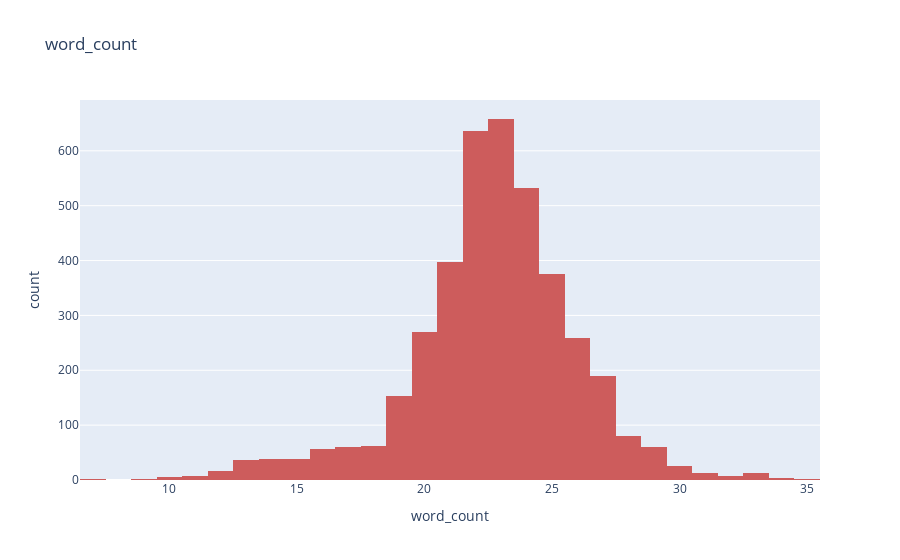

Write notebook code for a chart like this one.
### Code cell
px.histogram(data, x="word_count",title='word_count',color_discrete_sequence=['indianred'] )

### Figure 1 — Plotly figure (JSON) as saved in the notebook; plotly's stock layout.template omitted (floating-point values rounded to 4 significant figures; data arrays with more than 128 entries replaced by an {"elided": "..."} marker saying what was removed)
{"data": [{"alignmentgroup": "True", "bingroup": "x", "hovertemplate": "word_count=%{x}<br>count=%{y}<extra></extra>", "legendgroup": "", "marker": {"color": "indianred", "pattern": {"shape": ""}}, "name": "", "offsetgroup": "", "orientation": "v", "showlegend": false, "type": "histogram", "x": {"elided": "4000 int values"}, "xaxis": "x", "yaxis": "y"}], "layout": {"barmode": "relative", "legend": {"tracegroupgap": 0}, "title": {"text": "word_count"}, "xaxis": {"anchor": "y", "domain": [0, 1], "title": {"text": "word_count"}}, "yaxis": {"anchor": "x", "domain": [0, 1], "title": {"text": "count"}}}}
